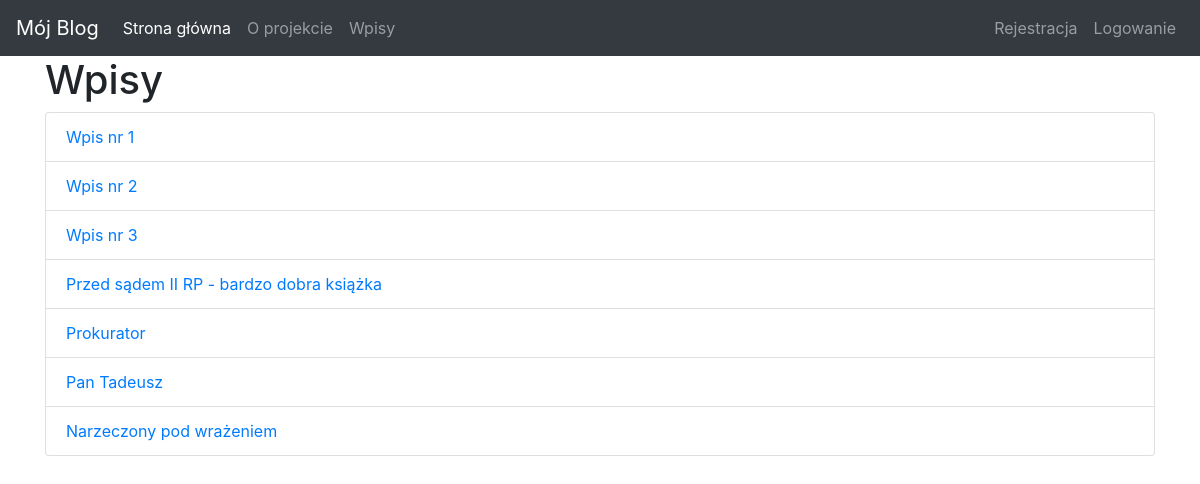
Page /articles on the earlier database version.
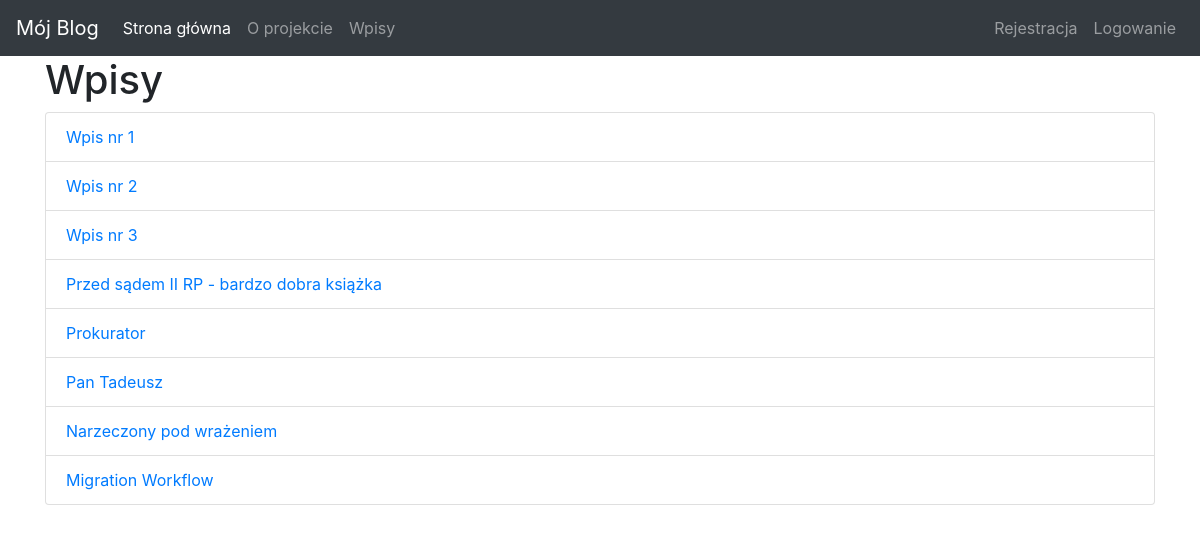
Same page on the later database version.
### app.py (models this page shows)
class Items(db.Model):
    __tablename__ = 'items'
    id = db.Column(db.Integer, primary_key=True)
    title = db.Column(db.Text)
    body = db.Column(db.String(500), index=True, unique=False)
    author= db.Column(db.String(100), index=True, unique=True)
    create_date = db.Column(db.String(128))
    publish= db.Column(db.String(2), unique=False)

### app.py (the view)
@app.route('/articles')
def articles():
    result=len(Items.query.all())
    if result>0:
        articles = Items.query.all()
        return render_template('articles.html', articles=articles)
    else:
        msg="Nie znaleziono wpisów"
    return render_template('articles.html',msg=msg)

### templates/articles.html
{% extends 'layout.html' %}
{% block body %}
    <h1> Wpisy </h1>
    <ul class="list-group">
         {% for article in articles %}
            {% if article.publish==1 %}
           <li class="list-group-item"><a href="articles/{{article.id}}"> {{article.title}} </a></li>
            {% endif %}
    {% endfor %}
    </ul>
{%endblock%}

Differences in the rows shown:
added Items: title "Migration Workflow"
